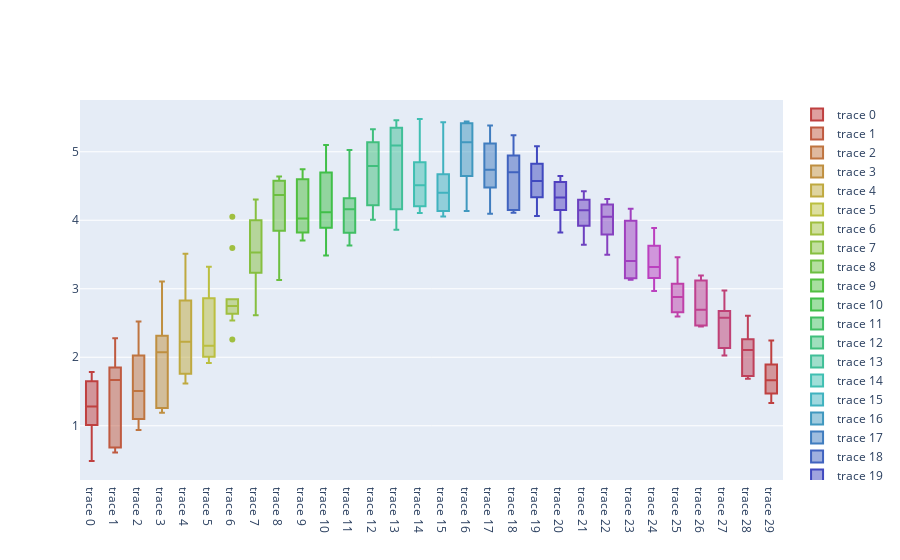

Notebook source saved alongside this figure:
### Code cell
import random
import chart_studio.plotly as py
import plotly
import plotly.graph_objs as go

plotly.offline.init_notebook_mode(connected=True)
from numpy import * 

N = 30.     # Number of boxes

# generate an array of rainbow colors by fixing the saturation and lightness of the HSL representation of colour 
# and marching around the hue. 
# Plotly accepts any CSS color format, see e.g. http://www.w3schools.com/cssref/css_colors_legal.asp.
c = ['hsl('+str(h)+',50%'+',50%)' for h in linspace(0, 360, N)]

# Each box is represented by a dict that contains the data, the type, and the colour. 
# Use list comprehension to describe N boxes, each with a different colour and with different randomly generated data:
data = [{
    'y': 3.5*sin(pi * i/N) + i/N+(1.5+0.5*cos(pi*i/N))*random.rand(10), 
    'type':'box',
    'marker':{'color': c[i]}
    } for i in range(int(N))]

# format the layout
layout = {'xaxis': {'showgrid':False,'zeroline':False, 'tickangle':60,'showticklabels':False},
          'yaxis': {'zeroline':False,'gridcolor':'white'},
          'paper_bgcolor': 'rgb(233,233,233)',
          'plot_bgcolor': 'rgb(233,233,233)',
          }

# py.iplot(data)
plotly.offline.iplot(data)

### Figure 1 — Plotly figure (JSON) as saved in the notebook; plotly's stock layout.template omitted (floating-point values rounded to 4 significant figures)
{"data": [{"marker": {"color": "hsl(0.0,50%,50%)"}, "type": "box", "y": [1.65, 0.4856, 0.7132, 1.012, 1.615, 1.249, 1.315, 1.234, 1.732, 1.783]}, {"marker": {"color": "hsl(12.413793103448276,50%,50%)"}, "type": "box", "y": [1.354, 1.782, 1.813, 0.6091, 1.85, 2.188, 1.552, 2.277, 0.6776, 0.6822]}, {"marker": {"color": "hsl(24.82758620689655,50%,50%)"}, "type": "box", "y": [0.9386, 2.024, 1.263, 1.099, 1.725, 2.419, 0.9491, 1.979, 2.524, 1.286]}, {"marker": {"color": "hsl(37.241379310344826,50%,50%)"}, "type": "box", "y": [1.259, 3.093, 3.104, 1.203, 1.448, 2.131, 2.147, 2.016, 2.315, 1.189]}, {"marker": {"color": "hsl(49.6551724137931,50%,50%)"}, "type": "box", "y": [1.741, 2.529, 3.51, 1.758, 2.472, 1.617, 1.912, 1.98, 2.83, 3.086]}, {"marker": {"color": "hsl(62.06896551724138,50%,50%)"}, "type": "box", "y": [2.82, 3.18, 2.007, 2.07, 2.269, 1.918, 3.322, 2.861, 2.063, 2.001]}, {"marker": {"color": "hsl(74.48275862068965,50%,50%)"}, "type": "box", "y": [2.766, 2.846, 2.537, 2.793, 2.654, 4.049, 2.636, 2.259, 2.73, 3.596]}, {"marker": {"color": "hsl(86.89655172413794,50%,50%)"}, "type": "box", "y": [3.414, 4.187, 4.303, 3.067, 3.646, 3.406, 3.999, 2.614, 3.234, 3.928]}, {"marker": {"color": "hsl(99.3103448275862,50%,50%)"}, "type": "box", "y": [3.996, 4.575, 4.631, 4.639, 3.846, 4.47, 4.265, 3.13, 3.28, 4.556]}, {"marker": {"color": "hsl(111.72413793103448,50%,50%)"}, "type": "box", "y": [4.504, 4.745, 4.599, 4.705, 3.822, 3.87, 3.703, 3.722, 4.067, 3.983]}, {"marker": {"color": "hsl(124.13793103448276,50%,50%)"}, "type": "box", "y": [4.855, 3.486, 4.697, 4.118, 3.906, 4.112, 5.098, 3.89, 4.287, 3.672]}, {"marker": {"color": "hsl(136.55172413793105,50%,50%)"}, "type": "box", "y": [4.321, 4.036, 4.306, 3.631, 4.233, 5.025, 4.09, 3.743, 4.384, 3.819]}, {"marker": {"color": "hsl(148.9655172413793,50%,50%)"}, "type": "box", "y": [4.622, 5.276, 5.328, 5.137, 4.912, 4.066, 4.007, 5.055, 4.672, 4.218]}, {"marker": {"color": "hsl(161.3793103448276,50%,50%)"}, "type": "box", "y": [4.162, 5.351, 5.32, 4.808, 5.46, 3.962, 3.86, 5.01, 5.368, 5.169]}, {"marker": {"color": "hsl(173.79310344827587,50%,50%)"}, "type": "box", "y": [5.478, 4.843, 4.206, 5.185, 4.508, 4.267, 4.126, 4.513, 4.846, 4.104]}, {"marker": {"color": "hsl(186.20689655172413,50%,50%)"}, "type": "box", "y": [4.237, 4.671, 4.989, 5.429, 4.533, 4.122, 4.053, 4.661, 4.133, 4.272]}, {"marker": {"color": "hsl(198.6206896551724,50%,50%)"}, "type": "box", "y": [5.428, 5.29, 4.646, 5.405, 4.984, 5.443, 4.134, 5.414, 4.167, 4.723]}, {"marker": {"color": "hsl(211.0344827586207,50%,50%)"}, "type": "box", "y": [4.695, 4.995, 5.382, 4.782, 5.327, 4.117, 4.695, 4.477, 5.119, 4.095]}, {"marker": {"color": "hsl(223.44827586206895,50%,50%)"}, "type": "box", "y": [4.791, 4.613, 5.241, 5.081, 4.15, 4.109, 4.116, 4.859, 4.946, 4.602]}, {"marker": {"color": "hsl(235.86206896551724,50%,50%)"}, "type": "box", "y": [4.702, 5.009, 4.484, 4.335, 5.081, 4.274, 4.061, 4.826, 4.602, 4.545]}, {"marker": {"color": "hsl(248.27586206896552,50%,50%)"}, "type": "box", "y": [4.524, 4.421, 3.821, 4.243, 4.559, 4.646, 4.204, 4.149, 4.641, 3.878]}, {"marker": {"color": "hsl(260.6896551724138,50%,50%)"}, "type": "box", "y": [3.92, 4.185, 3.996, 4.299, 4.104, 3.736, 4.196, 3.641, 4.422, 4.317]}, {"marker": {"color": "hsl(273.1034482758621,50%,50%)"}, "type": "box", "y": [4.068, 3.793, 3.719, 4.312, 3.993, 4.299, 4.082, 4.229, 4.038, 3.498]}, {"marker": {"color": "hsl(285.51724137931035,50%,50%)"}, "type": "box", "y": [4.128, 3.992, 3.131, 3.439, 3.846, 3.152, 3.199, 4.17, 3.131, 3.373]}, {"marker": {"color": "hsl(297.9310344827586,50%,50%)"}, "type": "box", "y": [3.287, 3.855, 2.969, 3.349, 3.265, 3.351, 3.887, 3.156, 3.628, 2.991]}, {"marker": {"color": "hsl(310.3448275862069,50%,50%)"}, "type": "box", "y": [2.831, 3.073, 2.657, 2.927, 3.238, 2.833, 2.597, 3.46, 3.052, 2.608]}, {"marker": {"color": "hsl(322.7586206896552,50%,50%)"}, "type": "box", "y": [3.122, 3.148, 2.79, 2.707, 2.68, 3.192, 2.449, 2.464, 2.455, 2.487]}, {"marker": {"color": "hsl(335.17241379310343,50%,50%)"}, "type": "box", "y": [2.137, 2.411, 2.086, 2.676, 2.027, 2.557, 2.688, 2.598, 2.676, 2.976]}, {"marker": {"color": "hsl(347.58620689655174,50%,50%)"}, "type": "box", "y": [1.688, 2.247, 2.021, 2.274, 1.875, 2.188, 1.727, 1.7, 2.263, 2.608]}, {"marker": {"color": "hsl(360.0,50%,50%)"}, "type": "box", "y": [1.35, 1.894, 1.487, 1.659, 1.671, 1.334, 2.245, 2.11, 1.471, 1.865]}], "layout": {}}
